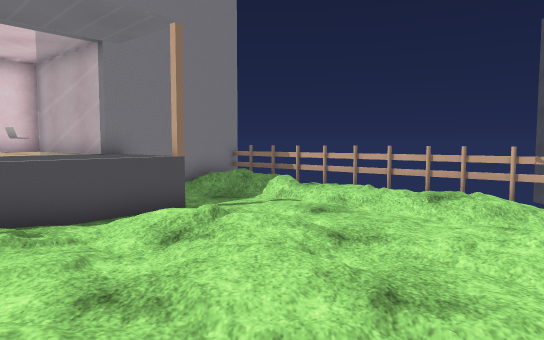
view 1 (above)

16 first-person views from a walk through a Unity game level. The camera is 1.4 m above the floor, tilts 4° down and sees 70° across. The floor is counted in squares, 1 m on a side. Each view is taken from the middle of a square. On the plan, view 1 faces up. The plan holds only what a view shows up to about 16 squares ahead; the rest is blank. The place goes on beyond the plan. The player is left out. Some animated figures are left out. Some surface patterns are stand-ins.

view 2
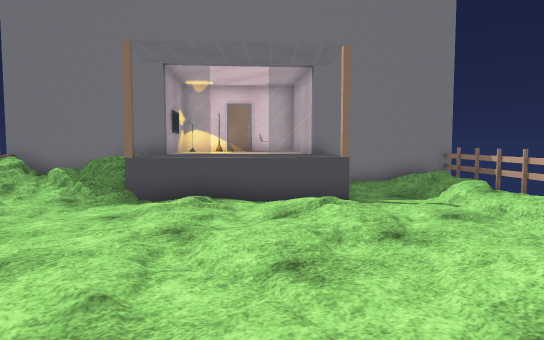

view 3
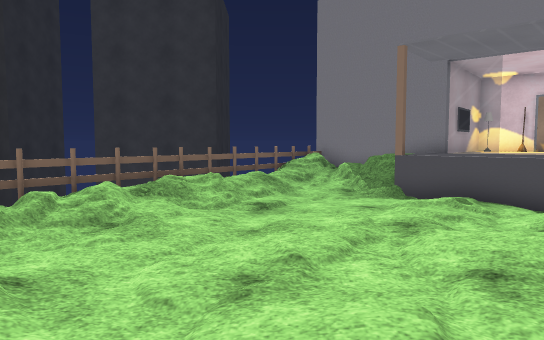

view 4
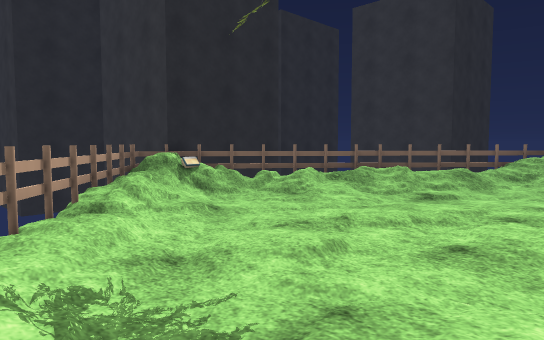

view 5
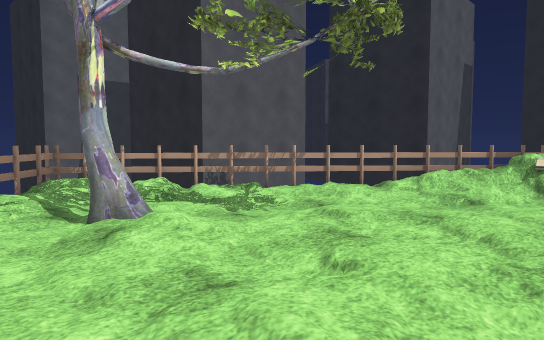

view 6
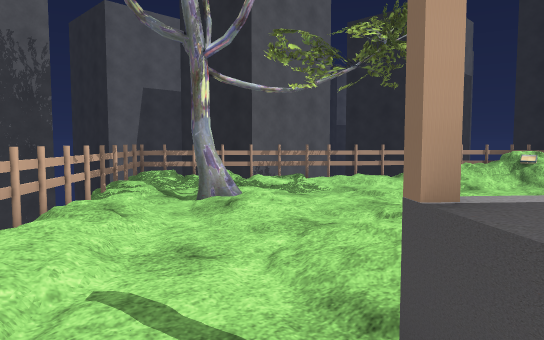

view 7
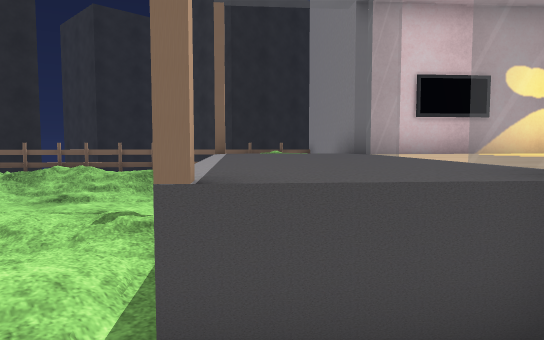

view 8
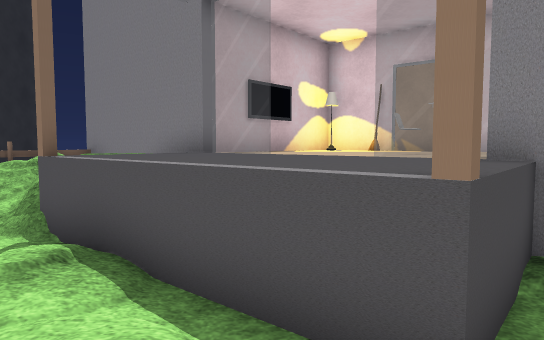

view 9
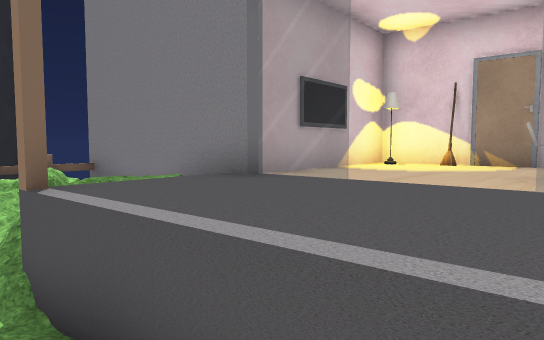

view 10
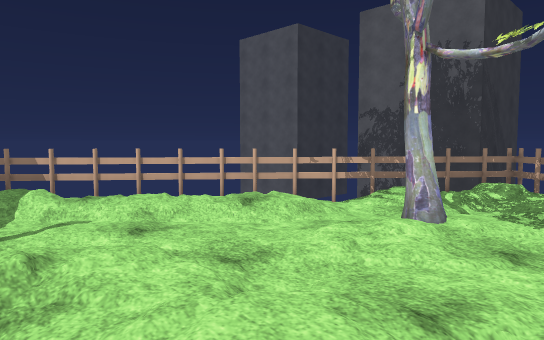

view 11
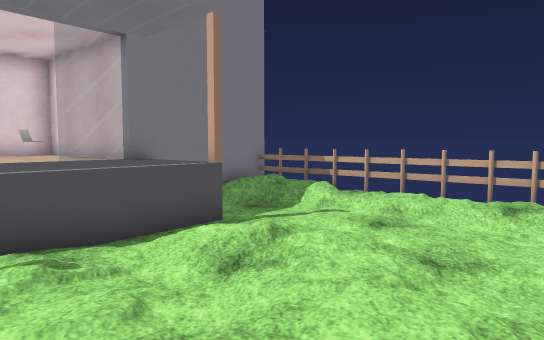

view 12
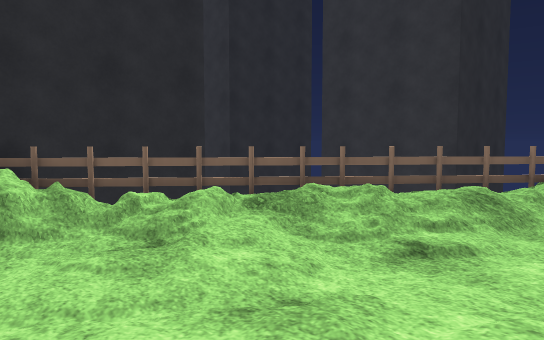

view 13
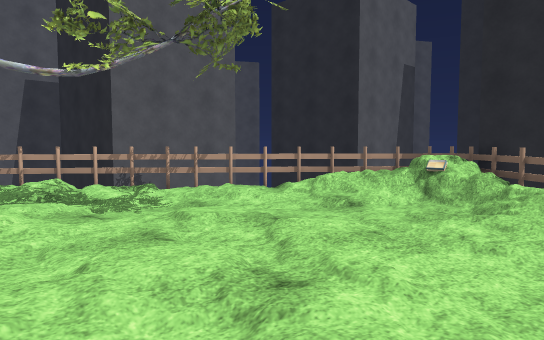

view 14
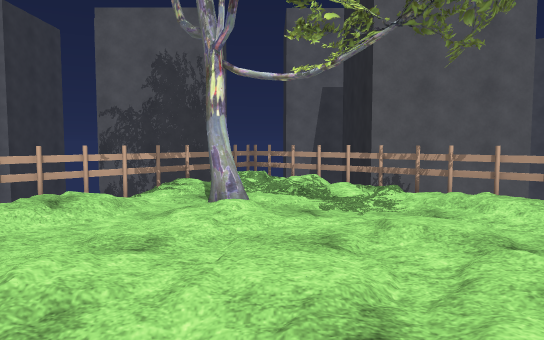

view 15
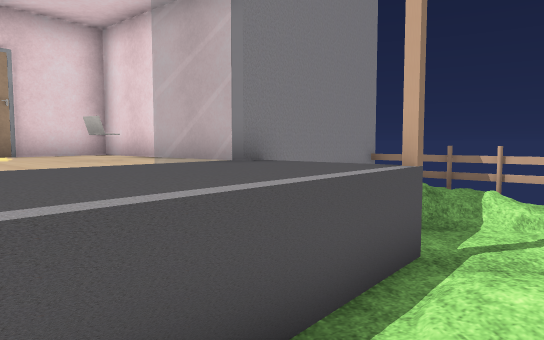

view 16
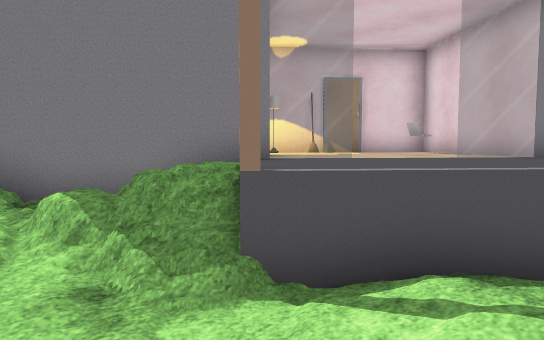

### Floor plan
Key: @ floor where view 1 was taken; # wall or solid block; . main floor; : floor 0.25 m higher than the main floor; + floor 0.5 m higher than the main floor; * floor 0.75 m higher than the main floor; % floor 1 m higher than the main floor; / step, stairs or slope; = window, fence, low wall or low ledge; T tree; O other object.
Columns run from 10 left of view 1 to 10 right of it. Each row starts with its distance up from view 1.
 14         ##
 13  ###   ##OO=
 12 ##%#####//+OO
 11 O%%####/.//:O#
 10 O%%O##==.../:OO
  9 #%%%=%%%#....:O#
  8 #O=#%%%=...../OOO=
  7 ####%%=.::......=OO
  6  ##%%=.../:../...OO#
  5 ##==##......///T/. OO
  4 #+*=#././.:....:.//O=
  3 #+//............./OO
  2  %//........:../:O#
  1  =O///....:../..:O###
  0   OO+//...@.../OO #
 -1    =OO//...../:O#
 -2      O=/:.../ O#
 -3       OO ///#OO
 -4        OOOO#==
 -5         OO%=O
 -6       ####OO

Where each view was taken, in squares from view 1:
view 1: 0 up, 0 right, facing up
view 2: 0 up, 4 right, facing up-left
view 3: 1 up, 5 right, facing left
view 4: 5 up, 6 right, facing down-left
view 5: 8 up, 2 left, facing down-right
view 6: 11 up, 3 left, facing down-right
view 7: 11 up, 1 left, facing down-left
view 8: 8 up, 0 right, facing left
view 9: 7 up, 2 left, facing left
view 10: 2 up, 2 left, facing up-right
view 11: 1 up, 1 left, facing up
view 12: 3 up, 1 right, facing down-left
view 13: 6 up, 4 left, facing down-right
view 14: 4 up, 4 left, facing right
view 15: 4 up, 4 left, facing up
view 16: 2 up, 3 left, facing up-left
